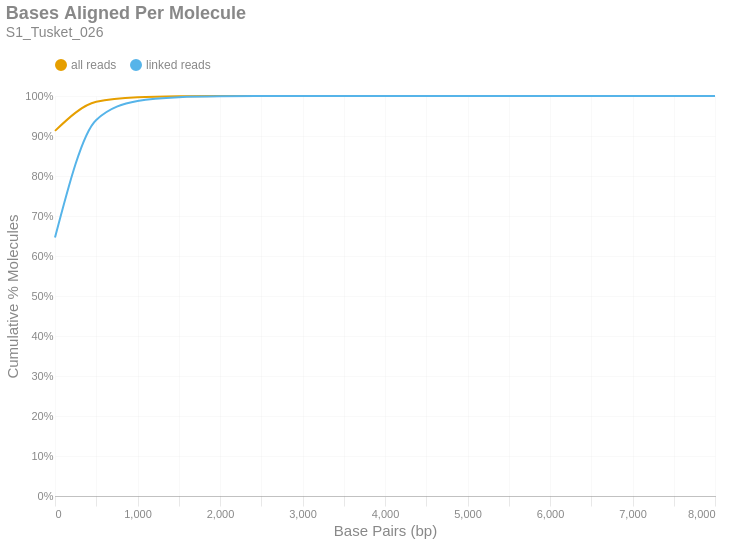

The notebook cell saved with this chart:
### Markdown cell above
### Bases Aligned Per Molecule
This is a cumulative frequency distribution showing the number of base pairs aligned per unique molecule. These data are shown in 500 bp bins. There are two distributions: one with `all reads` (yellow) and another with only `linked reads` (blue). The percent of molecules in the `linked reads` distribution is relative to the total number of linked molecules.

### Code cell
if SKIPLR:
    print_html(f"Skipped")
else:
    binned_df = consolidated_hist(valids['aligned_bp'], mask, 500, True)
    with SafeRender(binned_df):
        (
            density_plot(binned_df, 'Bases Aligned Per Molecule', samplename, 'basesper')
            .encode(
                x=alt.X('bin:Q', title="Base Pairs (bp)").axis(tickMinStep=500).scale(padding=0),
                y=alt.Y('value:Q', title='Cumulative % Molecules')
                    .axis(format='%')
                    .scale(domain = [0,1])
                    .stack(False),
                color=alt.Color("key:N").scale(domain = ["all reads", "linked reads"]),
                tooltip = [
                    alt.Tooltip("key:N", title = "Data Type"),
                    alt.Tooltip("range_label:N", title="Bases Aligned Per Molecule"),
                    alt.Tooltip("value:Q", format = ".2%", title="% Molecules (Cum.)")
                ]
            )
        ).display()

### Figure 1 — Vega-Lite specification as saved in the notebook (floating-point values rounded to 4 significant figures)
{"width": "container", "height": 400, "config": {"title": {"anchor": "start", "dy": -15, "fontSize": 18, "color": "#888888", "subtitleColor": "#888888", "subtitleFontSize": 14}, "arc": {"fill": "#0072B2"}, "axis": {"domainColor": "#888888", "domainWidth": 0.5, "gridWidth": 0.2, "grid": false, "titleFontWeight": 400, "titleFontSize": 15, "labelFontSize": 11, "labelColor": "#888888", "tickColor": "#888888", "tickWidth": 0.2, "titleColor": "#888888"}, "axisBand": {"grid": false}, "axisX": {"grid": true, "tickSize": 10, "domainCap": "round"}, "axisY": {"domain": false, "grid": true, "tickSize": 0, "domainCap": "round"}, "background": "transparent", "header": {"labelFontSize": 15, "labelColor": "#888888", "titleFontSize": 15, "titleFontWeight": 600, "titleColor": "#888888"}, "legend": {"labelFont": "sans-serif", "labelFontSize": 12, "labelColor": "#888888", "symbolSize": 100, "symbolType": "circle", "titleFontSize": 12, "titlePadding": 10, "titleColor": "#888888", "title": null, "orient": "top"}, "range": {"category": ["#E69F00", "#56B4E9", "#009E73", "#F0E442", "#0072B2", "#D55E00", "#CC79A7", "#000000"], "diverging": ["#cfe8f3", "#a2d4ec", "#73bfe2", "#46abdb", "#1696d2", "#12719e"]}, "area": {"fill": "#0072B2", "fillOpacity": 0.7, "line": true, "strokeOpacity": 0.7}, "line": {"color": "#0072B2", "stroke": "#0072B2", "strokeWidth": 2}, "trail": {"color": "#0072B2", "stroke": "#0072B2", "strokeWidth": 0, "size": 1}, "point": {"filled": true, "fillOpacity": 1.0, "size": 95}, "text": {"color": "#888888", "fontSize": 11, "align": "right", "fontWeight": 400, "size": 11}, "bar": {"fill": "#0072B2", "stroke": null}, "view": {"stroke": null, "continuousWidth": 660, "continuousHeight": 400}}, "data": {"name": "data-401108526cfeddcf47728e8b23a58774"}, "mark": {"type": "line", "interpolate": "monotone", "point": {"opacity": 0, "size": 275}}, "encoding": {"color": {"field": "key", "scale": {"domain": ["all reads", "linked reads"]}, "type": "nominal"}, "tooltip": [{"field": "key", "title": "Data Type", "type": "nominal"}, {"field": "range_label", "title": "Bases Aligned Per Molecule", "type": "nominal"}, {"field": "value", "format": ".2%", "title": "% Molecules (Cum.)", "type": "quantitative"}], "x": {"axis": {"tickMinStep": 500}, "field": "bin", "scale": {"padding": 0}, "title": "Base Pairs (bp)", "type": "quantitative"}, "y": {"axis": {"format": "%"}, "field": "value", "scale": {"domain": [0, 1]}, "stack": false, "title": "Cumulative % Molecules", "type": "quantitative"}}, "params": [{"name": "param_c36ac31b6afebe62", "select": {"type": "point", "fields": ["key"]}, "bind": "legend"}], "title": {"text": "Bases Aligned Per Molecule", "subtitle": "S1_Tusket_026"}, "transform": [{"fold": ["all reads (cumsum)", "linked reads (cumsum)"]}, {"calculate": "replace(datum.key, ' (cumsum)', '')", "as": "key"}, {"filter": {"param": "param_c36ac31b6afebe62"}}], "usermeta": {"embedOptions": {"downloadFileName": "S1_Tusket_026.basesper"}}, "$schema": "https://vega.github.io/schema/vega-lite/v6.1.0.json", "datasets": {"data-401108526cfeddcf47728e8b23a58774": [{"bin": "0.0", "interval": "0.0-500.0", "all reads": 0.9128, "linked reads": 0.646, "all reads (cumsum)": 0.9128, "linked reads (cumsum)": 0.646, "range_label": "0-499"}, {"bin": "500.0", "interval": "500.0-1000.0", "all reads": 0.07259, "linked reads": 0.2942, "all reads (cumsum)": 0.9854, "linked reads (cumsum)": 0.9402, "range_label": "500-999"}, {"bin": "1000.0", "interval": "1000.0-1500.0", "all reads": 0.01156, "linked reads": 0.04735, "all reads (cumsum)": 0.997, "linked reads (cumsum)": 0.9875, "range_label": "1000-1499"}, {"bin": "1500.0", "interval": "1500.0-2000.0", "all reads": 0.002335, "linked reads": 0.009579, "all reads (cumsum)": 0.9993, "linked reads (cumsum)": 0.9971, "range_label": "1500-1999"}, {"bin": "2000.0", "interval": "2000.0-2500.0", "all reads": 0.0005269, "linked reads": 0.002162, "all reads (cumsum)": 0.9998, "linked reads (cumsum)": 0.9993, "range_label": "2000-2499"}, {"bin": "2500.0", "interval": "2500.0-3000.0", "all reads": 0.0001207, "linked reads": 0.0004955, "all reads (cumsum)": 0.9999, "linked reads (cumsum)": 0.9998, "range_label": "2500-2999"}, {"bin": "3000.0", "interval": "3000.0-3500.0", "all reads": 3.652e-05, "linked reads": 0.0001499, "all reads (cumsum)": 1.0, "linked reads (cumsum)": 0.9999, "range_label": "3000-3499"}, {"bin": "3500.0", "interval": "3500.0-4000.0", "all reads": 1.161e-05, "linked reads": 4.764e-05, "all reads (cumsum)": 1.0, "linked reads (cumsum)": 1.0, "range_label": "3500-3999"}, {"bin": "4000.0", "interval": "4000.0-4500.0", "all reads": 3.166e-06, "linked reads": 1.299e-05, "all reads (cumsum)": 1.0, "linked reads (cumsum)": 1.0, "range_label": "4000-4499"}, {"bin": "4500.0", "interval": "4500.0-5000.0", "all reads": 1.689e-06, "linked reads": 6.93e-06, "all reads (cumsum)": 1.0, "linked reads (cumsum)": 1.0, "range_label": "4500-4999"}, {"bin": "5000.0", "interval": "5000.0-5500.0", "all reads": 4.222e-07, "linked reads": 1.733e-06, "all reads (cumsum)": 1.0, "linked reads (cumsum)": 1.0, "range_label": "5000-5499"}, {"bin": "5500.0", "interval": "5500.0-6000.0", "all reads": 1.055e-07, "linked reads": 4.331e-07, "all reads (cumsum)": 1.0, "linked reads (cumsum)": 1.0, "range_label": "5500-5999"}, {"bin": "6000.0", "interval": "6000.0-6500.0", "all reads": 0.0, "linked reads": 0.0, "all reads (cumsum)": 1.0, "linked reads (cumsum)": 1.0, "range_label": "6000-6499"}, {"bin": "6500.0", "interval": "6500.0-7000.0", "all reads": 0.0, "linked reads": 0.0, "all reads (cumsum)": 1.0, "linked reads (cumsum)": 1.0, "range_label": "6500-6999"}, {"bin": "7000.0", "interval": "7000.0-7500.0", "all reads": 1.055e-07, "linked reads": 4.331e-07, "all reads (cumsum)": 1.0, "linked reads (cumsum)": 1.0, "range_label": "7000-7499"}, {"bin": "7500.0", "interval": "7500.0-8000.0", "all reads": 0.0, "linked reads": 0.0, "all reads (cumsum)": 1.0, "linked reads (cumsum)": 1.0, "range_label": "7500-7999"}, {"bin": "8000.0", "interval": "8000.0-8500.0", "all reads": 1.055e-07, "linked reads": 4.331e-07, "all reads (cumsum)": 1.0, "linked reads (cumsum)": 1.0, "range_label": "8000-8499"}]}}
